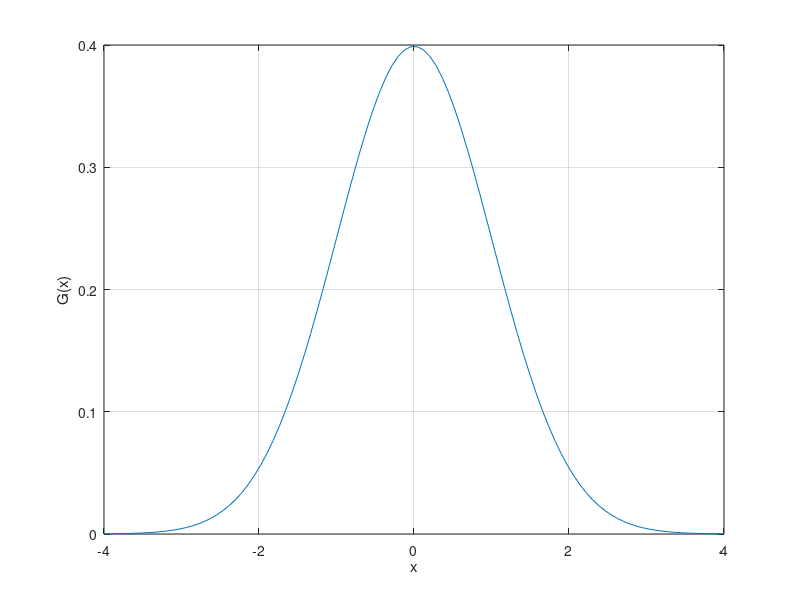

Here is the MATLAB script that generated this plot: (Note: this script raises an error after producing the figure.)
%% Smoothing Images
% In this tutorial you will learn how to apply diverse linear filters to
% smooth images using OpenCV functions such as:
%
% * <matlab:doc('cv.blur') cv.blur>
% * <matlab:doc('cv.GaussianBlur') cv.GaussianBlur>
% * <matlab:doc('cv.medianBlur') cv.medianBlur>
% * <matlab:doc('cv.bilateralFilter') cv.bilateralFilter>
%
% <http://docs.opencv.org/3.1.0/dc/dd3/tutorial_gausian_median_blur_bilateral_filter.html>
%

%% Theory
% Note: The explanation below belongs to the book
% <http://szeliski.org/Book/ Computer Vision: Algorithms and Applications>
% by Richard Szeliski and _Learning OpenCV_.
%%
% _Smoothing_, also called _blurring_, is a simple and frequently used
% image processing operation.
%%
% There are many reasons for smoothing. In this tutorial we will focus on
% smoothing in order to reduce noise (other uses will be seen in the
% following tutorials).
%%
% To perform a smoothing operation we will apply a _filter_ to our image.
% The most common type of filters are _linear_, in which an output pixel's
% value (i.e. $g(i,j)$) is determined as a weighted sum of input pixel
% values (i.e. $f(i+k,j+l)$):
%
% $$ g(i,j) = \sum_{k,l} f(i+k, j+l) h(k,l) $$
%
% $h(k,l)$ is called the _kernel_, which is nothing more than the
% coefficients of the filter.
%
% It helps to visualize a _filter_ as a window of coefficients sliding
% across the image.
%%
% There are many kind of filters, here we will mention the most used.
%

%% 1. Normalized Box Filter
%
% * This filter is the simplest of all! Each output pixel is the _mean_ of
%   its kernel neighbors (all of them contribute with equal weights)
% * The kernel is below:
%
% $$ K = \frac{1}{K_{width} \cdot K_{height}}
%     \left[ {\matrix{
%       1 & 1 & 1 & ... & 1 \cr
%       1 & 1 & 1 & ... & 1 \cr
%       . & . & . & ... & 1 \cr
%       . & . & . & ... & 1 \cr
%       1 & 1 & 1 & ... & 1
%     } } \right] $$
%

%% 2. Gaussian Filter
%
% * Probably the most useful filter (although not the fastest). Gaussian
%   filtering is done by convolving each point in the input array with a
%   _Gaussian kernel_ and then summing them all to produce the output array.
%
% * Just to make the picture clearer, remember how a 1D Gaussian kernel look
%   like?
%

pos = get(0, 'DefaultFigurePosition');
set(gcf, 'Position',pos.*[1 1 0.5 0.5])

x = linspace(-4,4,100);
plot(x, normpdf(x,0,1))
xlabel('x'), ylabel('G(x)'), grid on

%%
% Assuming that an image is 1D, you can notice that the pixel located in the
% middle would have the biggest weight. The weight of its neighbors decreases
% as the spatial distance between them and the center pixel increases.
%
% Note: Remember that a 2D Gaussian can be represented as:
%
% $$ G_{0}(x, y) = A e^{ \frac{ -(x - \mu_{x})^{2} }{ 2\sigma^{2}_{x} } +
%                        \frac{ -(y - \mu_{y})^{2} }{ 2\sigma^{2}_{y} } } $$
%
% where $\mu$ is the mean (the peak) and $\sigma$ represents the variance
% (per each of the variables $x$ and $y$).
%

%% 3. Median Filter
%
% The median filter run through each element of the signal (in this case the
% image) and replace each pixel with the *median* of its neighboring pixels
% (located in a square neighborhood around the evaluated pixel).
%

%% 4. Bilateral Filter
%
% * So far, we have explained some filters which main goal is to _smooth_ an
%   input image. However, sometimes the filters do not only dissolve the
%   noise, but also smooth away the _edges_. To avoid this (at certain extent
%   at least), we can use a bilateral filter.
% * In an analogous way as the Gaussian filter, the bilateral filter also
%   considers the neighboring pixels with weights assigned to each of them.
%   These weights have two components, the first of which is the same
%   weighting used by the Gaussian filter. The second component takes into
%   account the difference in intensity between the neighboring pixels and
%   the evaluated one.
% * For a more detailed explanation you can check
%   <http://homepages.inf.ed.ac.uk/rbf/CVonline/LOCAL_COPIES/MANDUCHI1/Bilateral_Filtering.html this link>.
%

%% Code
% <https://github.com/opencv/opencv/blob/3.1.0/samples/cpp/tutorial_code/ImgProc/Smoothing.cpp>
%
% This <./smoothing_demo.html program>:
%
% * Loads an image
% * Applies 4 different kinds of filters (explained in Theory) and show the
%   filtered images sequentially.
%
%%
% <include>smoothing_demo.m</include>
%

%% Explanation
% Let's check the OpenCV functions that involve only the smoothing procedute,
% since the rest is already known by now.
%

%%
% <html><h3>1. Normalized Block Filter:</h3></html>
%
% OpenCV offers the function |cv.blur()| to perform smoothing with this
% filter.
%
%%
dbtype smoothing_demo 24:28
%%
% We specify the following arguments (for more details, check the function
% reference):
%
% * |src|: Source image
% * |dst|: Destination image
% * |'KSize',[w,h]|: Defines the size of the kernel to be used (of width $w$
%   pixels and height $h$ pixels)
% * |'Anchor',[-1,-1]|: Indicates where the anchor point (the pixel evaluated)
%   is located with respect to the neighborhood. If there is a negative value,
%   then the center of the kernel is considered the anchor point.
%

%%
% <html><h3>2. Gaussian Filter:</h3></html>
%
% It is performed by the function |cv.GaussianBlur()|:
%
%%
dbtype smoothing_demo 31:35
%%
% Here we use the following arguments:
%
% * |src|: Source image
% * |dst|: Destination image
% * |'KSize',[w,h]|: The size of the kernel to be used (the neighbors to be
%   considered). $w$ and $h$ have to be odd and positive numbers otherwise the
%   size will be calculated using the $\sigma_{x}$ and $\sigma_{y}$ arguments.
% * |'SigmaX'|: The standard deviation in x. Writing $0$ implies that
%   $\sigma_{x}$ is calculated using kernel size.
% * |'SigmaY|: The standard deviation in y. Writing $0$ implies that
%   $\sigma_{y}$ is calculated using kernel size.
%

%%
% <html><h3>3. Median Filter:</h3></html>
%
% This filter is provided by the |cv.medianBlur()| function:
%
%%
dbtype smoothing_demo 38:42
%%
% We use these arguments:
%
% * |src|: Source image
% * |dst|: Destination image, must be the same type as |src|
% * |'KSize',i|: Size of the kernel (only one because we use a square window).
%   Must be odd.
%

%%
% <html><h3>4. Bilateral Filter:</h3></html>
%
% Provided by OpenCV function |cv.bilateralFilter()|.
%
%%
dbtype smoothing_demo 45:50
%%
% We use the following arguments:
%
% * |src|: Source image
% * |dst|: Destination image
% * |'Diameter',d|: The diameter of each pixel neighborhood.
% * |'SigmaColor',sc|: Standard deviation in the color space $\sigma_{Color}$.
% * |'SigmaSpace',ss|: Standard deviation in the coordinate space (in pixel
%   terms) $\sigma_{Space}$.
%

%% Results
%
% * The code opens an image (in this case |lena.jpg|) and display it under the
%   effects of the 4 filters explained.
% * Here is a snapshot of the image smoothed using |cv.medianBlur|:
%
% <<./smoothing_demo_04.png>>
%
